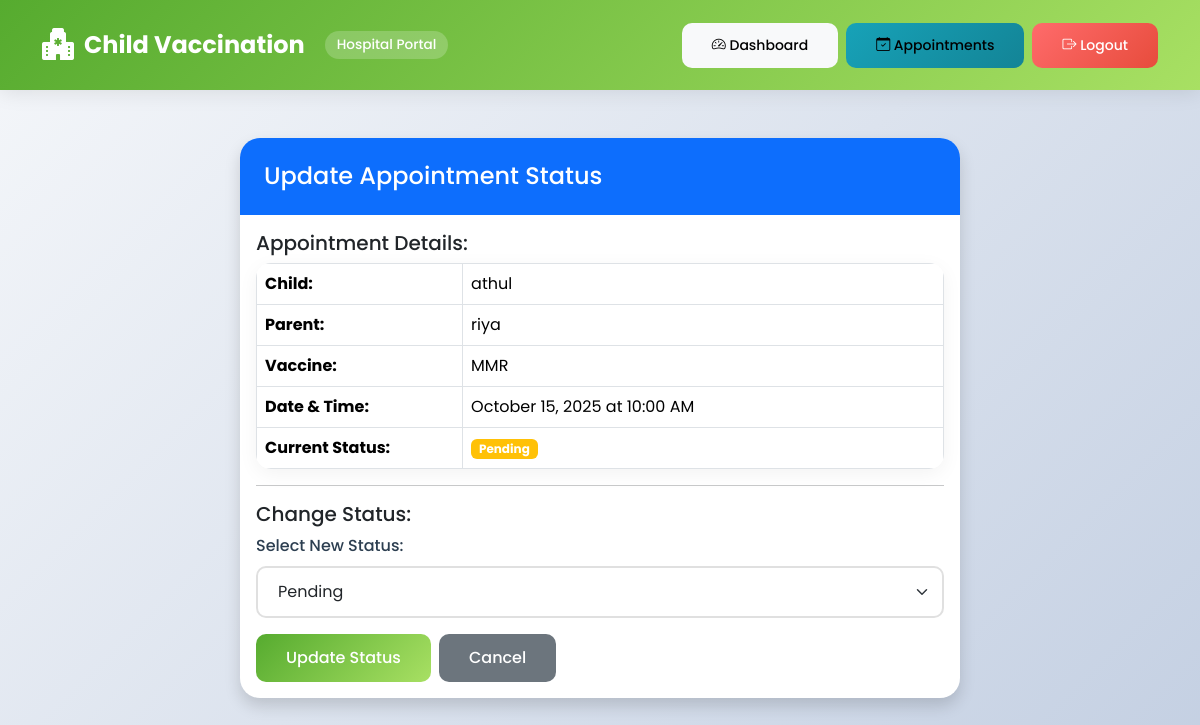
Page /hospital/appointment/update/12/ (signed in) on the committed database.
### accounts/models.py (models this page shows, shortened)
class Appointment(models.Model):
    STATUS_CHOICES = [
        ('Pending', 'Pending'),
        ('Approved', 'Approved'),
        ('Completed', 'Completed'),
        ('Cancelled', 'Cancelled')
    ]
    parent = models.ForeignKey(Parent, on_delete=models.CASCADE, related_name='appointments')
    child = models.ForeignKey(Child, on_delete=models.CASCADE, related_name='appointments')
    hospital = models.ForeignKey(Hospital, on_delete=models.CASCADE, related_name='appointments')
    vaccine = models.ForeignKey(Vaccine, on_delete=models.SET_NULL, null=True, blank=True)
    date = models.DateField()
    time = models.TimeField()
    status = models.CharField(
        max_length=20,
        choices=STATUS_CHOICES,
        default='Pending'
    )
    created_at = models.DateTimeField(default=timezone.now)
    updated_at = models.DateTimeField(auto_now=True)
    notes = models.TextField(blank=True, help_text="Additional notes or remarks")
    class Meta:
        verbose_name = "Appointment"
        verbose_name_plural = "Appointments"
        ordering = ['-date', '-time']

class Child(models.Model):
    GENDER_CHOICES = [
        ('Male', 'Male'),
        ('Female', 'Female'),
        ('Other', 'Other')
    ]
    parent = models.ForeignKey("Parent", on_delete=models.CASCADE, related_name='children')
    name = models.CharField(max_length=100)
    date_of_birth = models.DateField()
    gender = models.CharField(max_length=10, choices=GENDER_CHOICES)
    blood_group = models.CharField(max_length=5, blank=True)
    class Meta:
        verbose_name = "Child"
        verbose_name_plural = "Children"
        ordering = ['-date_of_birth']

class Parent(models.Model):
    user = models.OneToOneField(User, on_delete=models.CASCADE)
    phone_number = models.CharField(max_length=15, blank=True)
    address = models.TextField(blank=True)
    class Meta:
        verbose_name = "Parent"
        verbose_name_plural = "Parents"

class Vaccine(models.Model):
    name = models.CharField(max_length=100, unique=True)
    description = models.TextField(blank=True)
    recommended_age = models.CharField(max_length=50, blank=True, help_text="e.g., '0-6 months', '12-15 months'")
    class Meta:
        verbose_name = "Vaccine"
        verbose_name_plural = "Vaccines"
        ordering = ['name']

### accounts/views.py (the view, shortened to what this page needs)
# urls.py: path('hospital/appointment/update/<int:appointment_id>/', views.update_appointment_status, name='update_appointment_status'),
@login_required
def update_appointment_status(request, appointment_id):
    try:
        hospital = Hospital.objects.get(user=request.user)
    except Hospital.DoesNotExist:
        messages.error(request, "Access denied.")
        return redirect("accounts:hospital_login")
    appointment = get_object_or_404(Appointment, id=appointment_id, hospital=hospital)
    return render(request, "accounts/update_appointment_status.html", {
        "appointment": appointment,
        "status_choices": Appointment.STATUS_CHOICES
    })

### accounts/templates/accounts/update_appointment_status.html (shortened to what this page needs)
{% extends "accounts/base-copy.html" %}
{% block content %}
<div class="container mt-5">
    <div class="row justify-content-center">
        <div class="col-md-8">
            <div class="card shadow">
                <div class="card-header bg-primary text-white">
                    <h4 class="mb-0">Update Appointment Status</h4>
                </div>
                <div class="card-body">
                    <h5>Appointment Details:</h5>
                    <table class="table table-bordered">
                        <tr>
                            <th width="30%">Child:</th>
                            <td>{{ appointment.child.name }}</td>
                        </tr>
                        <tr>
                            <th>Parent:</th>
                            <td>{{ appointment.parent.user.username }}</td>
                        </tr>
                        <tr>
                            <th>Vaccine:</th>
                            <td>{{ appointment.vaccine.name|default:"Not specified" }}</td>
                        </tr>
                        <tr>
                            <th>Date & Time:</th>
                            <td>{{ appointment.date|date:"F d, Y" }} at {{ appointment.time|time:"g:i A" }}</td>
                        </tr>
                        <tr>
                            <th>Current Status:</th>
                            <td>
                                <span class="badge
                                    {% if appointment.status == 'Pending' %}bg-warning{% endif %}
                                ">
                                    {{ appointment.status }}
                                </span>
                            </td>
                        </tr>
                    </table>
                    <hr>
                    <h5>Change Status:</h5>
                    <form method="post">
                        <div class="mb-3">
                            <label for="status" class="form-label">Select New Status:</label>
                            <select name="status" id="status" class="form-select" required>
                                {% for value, label in status_choices %}
                                    <option value="{{ value }}" {% if value == appointment.status %}selected{% endif %}>
                                        {{ label }}
                                    </option>
                                {% endfor %}
                            </select>
                        </div>
                        <div class="d-flex gap-2">
                            <button type="submit" class="btn btn-primary">
                                 Update Status
                            </button>
                            <a href="{% url 'accounts:hospital_appointments' %}" class="btn btn-secondary">
                                 Cancel
                            </a>
                        </div>
                    </form>
                </div>
            </div>
        </div>
    </div>
</div>
{% endblock %}

### accounts/templates/accounts/base-copy.html (style rules this page uses)
:root { --primary-color: #56ab2f; --secondary-color: #a8e063; --accent-color: #FF6B6B; --dark-color: #2C3E50; --light-color: #F8F9FA; --gradient-1: linear-gradient(135deg, #667eea 0%, #764ba2 100%); --gradient-2: linear-gradient(135deg, #56ab2f 0%, #a8e063 100%); --gradient-3: linear-gradient(135deg, #f093fb 0%, #f5576c 100%); --gradient-hospital: linear-gradient(135deg, #56ab2f 0%, #a8e063 100%); }
* { font-family: 'Poppins', sans-serif; }
body { background: linear-gradient(135deg, #f5f7fa 0%, #c3cfe2 100%); min-height: 100vh; }
.card { border: none; border-radius: 20px; box-shadow: 0 10px 30px rgba(0,0,0,0.1); transition: all 0.3s ease; overflow: hidden; }
.card-header { border: none; padding: 1.5rem; font-weight: 600; font-size: 1.2rem; }
.form-control, .form-select { border-radius: 10px; border: 2px solid #e0e0e0; padding: 12px 20px; transition: all 0.3s ease; }
.form-label { font-weight: 500; color: var(--dark-color); margin-bottom: 8px; }
.btn { border-radius: 10px; padding: 12px 30px; font-weight: 500; transition: all 0.3s ease; border: none; }
.btn-primary { background: var(--gradient-hospital); }
.table { border-radius: 15px; overflow: hidden; box-shadow: 0 5px 20px rgba(0,0,0,0.05); }
.table tbody tr { transition: all 0.3s ease; }

### rows in the picture
Appointment: child.name "athul", parent.user.username "riya", vaccine.name "MMR", date "October 15, 2025", time "10:00 AM", status "Pending"
